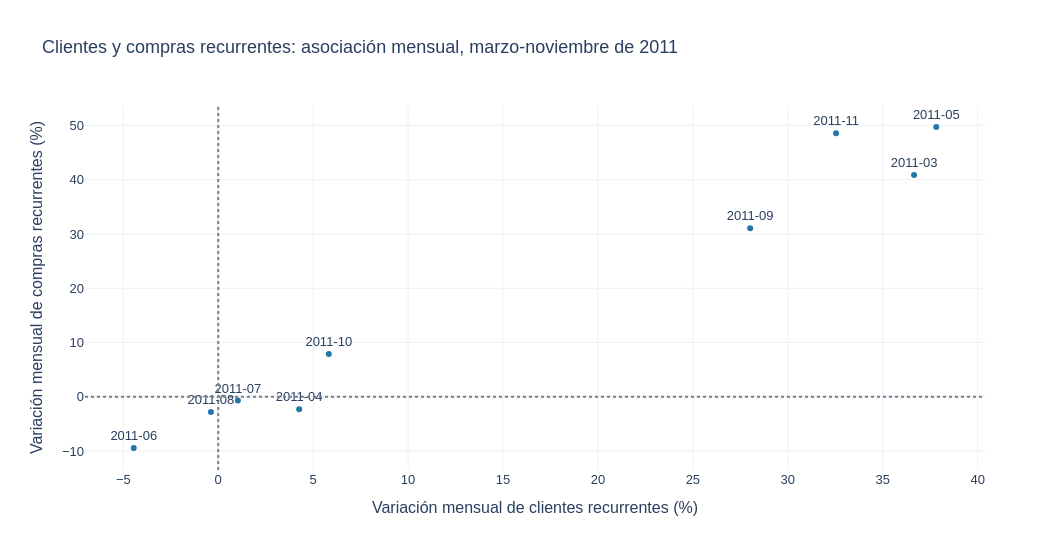

The cell this chart's notebook holds for it:
### Markdown cell above
### Ejercicio 5 — Representación de la relación entre el driver y la North Star

El tablero construido en la Actividad 2 presenta la North Star y su driver como series temporales paralelas. Esa disposición permite observar la evolución de ambas magnitudes, pero no muestra con claridad si sus variaciones se corresponden entre sí.

Un gráfico de dispersión que enfrente la variación del driver con la variación de la North Star hace visible esa correspondencia: los puntos alineados sobre una tendencia ascendente indican que el driver acompaña el movimiento del resultado, mientras que los puntos dispersos advierten que otros factores intervienen. Corresponde recordar que la correspondencia observada describe una asociación y no acredita una relación causal.

**Se solicita:**

1. Construir con Plotly un gráfico de dispersión que sitúe la variación porcentual de clientes recurrentes en el eje horizontal y la variación porcentual de la North Star en el eje vertical.
2. Identificar cada punto con el mes correspondiente.
3. Rotular los ejes y titular el gráfico de modo que resulte interpretable sin recurrir al código.
4. Excluir de manera explícita el mes de calentamiento, que carece de variación calculable.

**Tiempo estimado:** 5 minutos.

### Code cell
# Se excluyen enero (sin variación) y febrero (base enero en calentamiento).
dispersion = kpi_reto.filter((pl.col("mes") > "2011-02") & pl.col("var_ns_pct").is_not_null())
fig_reto = px.scatter(dispersion.to_pandas(), x="var_clientes_rec_pct", y="var_ns_pct", text="mes",
    hover_data=["var_frecuencia_pct"],
    labels={"var_clientes_rec_pct": "Variación mensual de clientes recurrentes (%)",
            "var_ns_pct": "Variación mensual de compras recurrentes (%)"},
    title="Clientes y compras recurrentes: asociación mensual, marzo-noviembre de 2011")
fig_reto.update_traces(textposition="top center")
fig_reto.add_hline(y=0, line_dash="dot", line_color="gray")
fig_reto.add_vline(x=0, line_dash="dot", line_color="gray")
fig_reto.update_layout(height=550, margin=dict(t=90))
fig_reto.update_layout(template="plotly_white", font=dict(family="Arial", size=13),
    width=1050, height=560, margin=dict(l=85, r=65, t=105, b=90),
    legend=dict(orientation="h", y=-0.20, x=0), title=dict(x=0.04))
for j, trace in enumerate(fig_reto.data):
    trace.update(marker=dict(color=["#2476A8", "#BE781F"][j % 2]),
                 line=dict(color=["#2476A8", "#BE781F"][j % 2]))
mostrar_grafico(fig_reto)
display(dispersion.select("mes", "var_clientes_rec_pct", "var_ns_pct", "var_frecuencia_pct"))

### Figure 1 — Plotly figure (JSON) as saved in the notebook; plotly's stock layout.template omitted (floating-point values rounded to 4 significant figures)
{"data": [{"customdata": [[3.068], [-6.296], [8.624], [-5.224], [-1.712], [-2.425], [2.369], [1.961], [12.09]], "hovertemplate": "Variación mensual de clientes recurrentes (%)=%{x}<br>Variación mensual de compras recurrentes (%)=%{y}<br>mes=%{text}<br>var_frecuencia_pct=%{customdata[0]}<extra></extra>", "legendgroup": "", "line": {"color": "#2476A8"}, "marker": {"color": "#2476A8", "symbol": "circle"}, "mode": "markers+text", "name": "", "orientation": "v", "showlegend": false, "text": ["2011-03", "2011-04", "2011-05", "2011-06", "2011-07", "2011-08", "2011-09", "2011-10", "2011-11"], "textposition": "top center", "type": "scatter", "x": [36.65, 4.263, 37.82, -4.45, 1.035, -0.3841, 28.02, 5.823, 32.54], "xaxis": "x", "y": [40.84, -2.301, 49.71, -9.441, -0.695, -2.8, 31.05, 7.898, 48.57], "yaxis": "y"}], "layout": {"font": {"family": "Arial", "size": 13}, "height": 560, "legend": {"orientation": "h", "tracegroupgap": 0, "x": 0, "y": -0.2}, "margin": {"b": 90, "l": 85, "r": 65, "t": 105}, "shapes": [{"line": {"color": "gray", "dash": "dot"}, "type": "line", "x0": 0, "x1": 1, "xref": "x domain", "y0": 0, "y1": 0, "yref": "y"}, {"line": {"color": "gray", "dash": "dot"}, "type": "line", "x0": 0, "x1": 0, "xref": "x", "y0": 0, "y1": 1, "yref": "y domain"}], "title": {"text": "Clientes y compras recurrentes: asociación mensual, marzo-noviembre de 2011", "x": 0.04}, "width": 1050, "xaxis": {"anchor": "y", "domain": [0.0, 1.0], "title": {"text": "Variación mensual de clientes recurrentes (%)"}}, "yaxis": {"anchor": "x", "domain": [0.0, 1.0], "title": {"text": "Variación mensual de compras recurrentes (%)"}}}}
